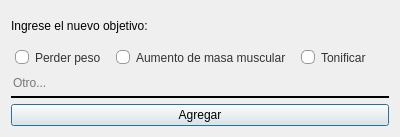
<?xml version="1.0" encoding="UTF-8"?>
<ui version="4.0">
 <class>Ingresar_objetivo</class>
 <widget class="QDialog" name="Ingresar_objetivo">
  <property name="geometry">
   <rect>
    <x>0</x>
    <y>0</y>
    <width>400</width>
    <height>137</height>
   </rect>
  </property>
  <property name="minimumSize">
   <size>
    <width>400</width>
    <height>137</height>
   </size>
  </property>
  <property name="maximumSize">
   <size>
    <width>400</width>
    <height>137</height>
   </size>
  </property>
  <property name="windowTitle">
   <string>Nuevo Objetivo</string>
  </property>
  <layout class="QGridLayout" name="gridLayout">
   <item row="0" column="0">
    <layout class="QVBoxLayout" name="lay_ver_principal">
     <item>
      <widget class="QLabel" name="lbl_ingrese_nuevo_objetivo">
       <property name="styleSheet">
        <string notr="true">font: 11pt &quot;Gill Sans MT&quot;;</string>
       </property>
       <property name="text">
        <string>Ingrese el nuevo objetivo:</string>
       </property>
      </widget>
     </item>
     <item>
      <layout class="QHBoxLayout" name="lay_hor_objetivos">
       <item>
        <widget class="QRadioButton" name="rdb_perder_peso">
         <property name="styleSheet">
          <string notr="true">QRadioButton {
  background-color: transparent;
  padding: 4px;
  color: #333333;
font: 9pt &quot;Gill Sans MT&quot;;
}
QRadioButton::indicator {
  width: 12px;
  height: 12px;
  border-radius: 5px;
}

QRadioButton:indicator:checked:hover{
  background-color: rgb(34, 34, 255);
}


QRadioButton::indicator:unchecked {
  border: 1px solid #999999;
  background-color: #FFFFFF;
}

QRadioButton::indicator:hover:unchecked {
  border: 1px solid rgb(32, 54, 255);
  background-color: #FFFFFF;
}

QRadioButton::indicator:checked {
  border: 1px solid rgb(0, 0, 0);
  background-color: rgb(139, 49, 184);
} </string>
         </property>
         <property name="text">
          <string>Perder peso</string>
         </property>
         <attribute name="buttonGroup">
          <string notr="true">btn_group_objetivo</string>
         </attribute>
        </widget>
       </item>
       <item>
        <widget class="QRadioButton" name="rdb_aumento_masa_muscular">
         <property name="styleSheet">
          <string notr="true">QRadioButton {
  background-color: transparent;
  padding: 4px;
  color: #333333;
font: 9pt &quot;Gill Sans MT&quot;;
}
QRadioButton::indicator {
  width: 12px;
  height: 12px;
  border-radius: 5px;
}

QRadioButton:indicator:checked:hover{
  background-color: rgb(34, 34, 255);
}


QRadioButton::indicator:unchecked {
  border: 1px solid #999999;
  background-color: #FFFFFF;
}

QRadioButton::indicator:hover:unchecked {
  border: 1px solid rgb(32, 54, 255);
  background-color: #FFFFFF;
}

QRadioButton::indicator:checked {
  border: 1px solid rgb(0, 0, 0);
  background-color: rgb(139, 49, 184);
} </string>
         </property>
         <property name="text">
          <string>Aumento de masa muscular</string>
         </property>
         <attribute name="buttonGroup">
          <string notr="true">btn_group_objetivo</string>
         </attribute>
        </widget>
       </item>
       <item>
        <widget class="QRadioButton" name="rdb_tonificar">
         <property name="styleSheet">
          <string notr="true">QRadioButton {
  background-color: transparent;
  padding: 4px;
  color: #333333;
font: 9pt &quot;Gill Sans MT&quot;;
}
QRadioButton::indicator {
  width: 12px;
  height: 12px;
  border-radius: 5px;
}

QRadioButton:indicator:checked:hover{
  background-color: rgb(34, 34, 255);
}


QRadioButton::indicator:unchecked {
  border: 1px solid #999999;
  background-color: #FFFFFF;
}

QRadioButton::indicator:hover:unchecked {
  border: 1px solid rgb(32, 54, 255);
  background-color: #FFFFFF;
}

QRadioButton::indicator:checked {
  border: 1px solid rgb(0, 0, 0);
  background-color: rgb(139, 49, 184);
} </string>
         </property>
         <property name="text">
          <string>Tonificar</string>
         </property>
         <attribute name="buttonGroup">
          <string notr="true">btn_group_objetivo</string>
         </attribute>
        </widget>
       </item>
      </layout>
     </item>
     <item>
      <widget class="QLineEdit" name="txt_otro_objetivo">
       <property name="styleSheet">
        <string notr="true">background-color: rgba(0,0,0,0);
border: none;
border-bottom: 2px solid rgba(0, 0, 0, 255);
padding-bottom: 5px;
font: 10pt &quot;Gill Sans MT&quot;;</string>
       </property>
       <property name="placeholderText">
        <string>Otro...</string>
       </property>
      </widget>
     </item>
     <item>
      <widget class="QPushButton" name="btn_agregar">
       <property name="text">
        <string>Agregar</string>
       </property>
      </widget>
     </item>
    </layout>
   </item>
  </layout>
 </widget>
 <resources/>
 <connections/>
 <buttongroups>
  <buttongroup name="btn_group_objetivo"/>
 </buttongroups>
</ui>
